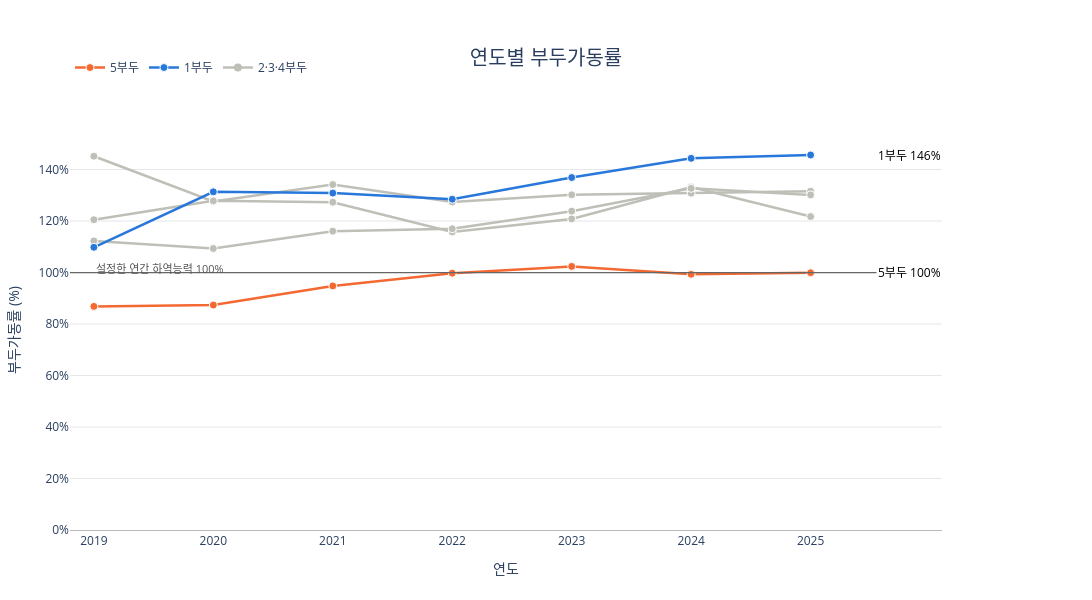

Notebook cell for this chart:
### Markdown cell above
# 1부두는 신항 1~5부두 중 가장 여유가 없다

### Code cell
import pandas as pd
import plotly.graph_objects as go

# ======================================
# 1. 기본 설정
# ======================================

DATA_PATH = r"C:\work\Final_Project\data\port_month.csv"

START_YEAR = 2019
END_YEAR = 2025

# 연간 하역능력 참고값 (TEU/년)
# 모든 연도에 동일하게 적용
annual_capacity = pd.Series({
    "1": 2_090_000,
    "2": 3_790_000,
    "3": 2_310_000,
    "4": 1_930_000,
    "5": 2_440_000
})

# ======================================
# 2. 월별 처리량 불러오기
# ======================================

df = pd.read_csv(DATA_PATH, encoding="cp949")
df.columns = df.columns.str.strip()

df["기준년도"] = pd.to_numeric(
    df["기준년도"], errors="coerce"
)

df["월"] = pd.to_numeric(
    df["월"], errors="coerce"
)

df = df.loc[
    df["기준년도"].between(START_YEAR, END_YEAR)
].copy()

if df.empty:
    raise ValueError("선택한 기간에 해당하는 자료가 없습니다.")

if df.duplicated(["기준년도", "월"]).any():
    raise ValueError("동일 연도·월의 중복 기록이 있습니다.")

if not df["단위"].astype(str).str.strip().eq("천TEU").all():
    raise ValueError("처리량 단위가 천TEU인지 확인하세요.")

years = list(range(START_YEAR, END_YEAR + 1))

# 연도별 12개월 자료 확인
month_counts = (
    df.groupby("기준년도")["월"]
    .nunique()
    .reindex(years, fill_value=0)
)

if not month_counts.eq(12).all():
    raise ValueError("12개월 자료가 없는 연도가 있습니다.")

columns = [
    f"신항{x}부두"
    for x in annual_capacity.index
]

for col in columns:
    df[col] = pd.to_numeric(
        df[col].astype(str).str.replace(",", ""),
        errors="coerce"
    )

# ======================================
# 3. 연간 처리량 계산
# ======================================

# 월별 천TEU -> 연간 TEU
annual_teu = (
    df.groupby("기준년도")[columns]
    .sum(min_count=12)
    .reindex(years)
    * 1000
)

if annual_teu.isna().any().any():
    raise ValueError("처리량에 누락된 값이 있습니다.")

annual_teu.columns = annual_capacity.index

# ======================================
# 4. 연간 부두가동률 계산
# ======================================

annual_rate = (
    annual_teu.div(
        annual_capacity,
        axis="columns"
    ) * 100
)

print("\n[2019~2025년 연도별 부두가동률]")
print(annual_rate.round(2).to_string())

# ======================================
# 5. Plotly 라인그래프
# ======================================

colors = {
    "1": "#2878DC",
    "2": "#BEBFB6",
    "3": "#BEBFB6",
    "4": "#BEBFB6",
    "5": "#F46932"
}

fig = go.Figure()

# 2·3·4·5·1부두 순서로 그리기
for terminal in ["2", "3", "4", "5", "1"]:

    fig.add_trace(
        go.Scatter(
            x=annual_rate.index,
            y=annual_rate[terminal],

            mode="lines+markers",

            name=f"{terminal}부두",

            line=dict(
                color=colors[terminal],
                width=2.5
            ),

            marker=dict(
                size=8,
                color=colors[terminal],
                line=dict(
                    color="white",
                    width=1
                )
            ),

            hovertemplate=(
                "연도: %{x}년<br>"
                f"부두: {terminal}부두<br>"
                "부두가동률: %{y:.2f}%"
                "<extra></extra>"
            ),

            showlegend=(terminal in ["1", "5"])
        )
    )

# 회색 부두 범례 하나로 표시
fig.add_trace(
    go.Scatter(
        x=[None],
        y=[None],
        mode="lines+markers",
        name="2·3·4부두",
        line=dict(
            color="#BEBFB6",
            width=2.5
        ),
        marker=dict(size=8)
    )
)

# ======================================
# 6. 100% 기준선
# ======================================

fig.add_hline(
    y=100,
    line_color="#666666",
    line_width=1.2
)

fig.add_annotation(
    x=START_YEAR,
    y=101.5,
    text="설정한 연간 하역능력 100%",
    showarrow=False,
    xanchor="left",
    font=dict(
        size=11,
        color="#555555"
    )
)

# ======================================
# 7. 마지막 연도 값 표시
# ======================================

for terminal in ["1", "5"]:

    value = annual_rate.loc[END_YEAR, terminal]

    fig.add_annotation(
        x=END_YEAR,
        y=value,

        text=f"{terminal}부두 {value:.0f}%",

        showarrow=False,

        xshift=65,

        xanchor="left",

        font=dict(
            size=12,
            color="black"
        ),

        bgcolor="white"
    )

# ======================================
# 8. 그래프 디자인
# ======================================

fig.update_layout(

    title=dict(
        text="연도별 부두가동률",
        x=0.5,
        xanchor="center",
        font=dict(size=20)
    ),

    xaxis=dict(
        title="연도",
        tickmode="array",
        tickvals=years,
        range=[
            START_YEAR - 0.2,
            END_YEAR + 1.1
        ],
        showgrid=False,
        showline=True,
        linecolor="#BBBBBB"
    ),

    yaxis=dict(
        title="부두가동률 (%)",
        ticksuffix="%",
        rangemode="tozero",
        showgrid=True,
        gridcolor="#E5E7EB",
        zeroline=False
    ),

    template="plotly_white",

    width=1100,
    height=600,

    hovermode="x unified",

    legend=dict(
        title="",
        orientation="h",
        x=0,
        y=1.12,
        xanchor="left",
        yanchor="bottom"
    ),

    margin=dict(
        t=130,
        b=70,
        l=70,
        r=150
    )
)

# ======================================
# 9. PyCharm 노트북 내부 출력
# ======================================

fig.show()

### Figure 1 — Plotly figure (JSON) as saved in the notebook; plotly's stock layout.template omitted (floating-point values rounded to 4 significant figures)
{"data": [{"hovertemplate": "연도: %{x}년<br>부두: 2부두<br>부두가동률: %{y:.2f}%<extra></extra>", "line": {"color": "#BEBFB6", "width": 2.5}, "marker": {"color": "#BEBFB6", "line": {"color": "white", "width": 1}, "size": 8}, "mode": "lines+markers", "name": "2부두", "showlegend": false, "x": [2019, 2020, 2021, 2022, 2023, 2024, 2025], "y": [145.2, 127.6, 134.2, 127.4, 130.2, 130.8, 131.6], "type": "scatter"}, {"hovertemplate": "연도: %{x}년<br>부두: 3부두<br>부두가동률: %{y:.2f}%<extra></extra>", "line": {"color": "#BEBFB6", "width": 2.5}, "marker": {"color": "#BEBFB6", "line": {"color": "white", "width": 1}, "size": 8}, "mode": "lines+markers", "name": "3부두", "showlegend": false, "x": [2019, 2020, 2021, 2022, 2023, 2024, 2025], "y": [120.5, 127.8, 127.3, 115.8, 120.8, 133.2, 121.7], "type": "scatter"}, {"hovertemplate": "연도: %{x}년<br>부두: 4부두<br>부두가동률: %{y:.2f}%<extra></extra>", "line": {"color": "#BEBFB6", "width": 2.5}, "marker": {"color": "#BEBFB6", "line": {"color": "white", "width": 1}, "size": 8}, "mode": "lines+markers", "name": "4부두", "showlegend": false, "x": [2019, 2020, 2021, 2022, 2023, 2024, 2025], "y": [112.3, 109.3, 116.1, 117.0, 123.8, 132.7, 130.2], "type": "scatter"}, {"hovertemplate": "연도: %{x}년<br>부두: 5부두<br>부두가동률: %{y:.2f}%<extra></extra>", "line": {"color": "#F46932", "width": 2.5}, "marker": {"color": "#F46932", "line": {"color": "white", "width": 1}, "size": 8}, "mode": "lines+markers", "name": "5부두", "showlegend": true, "x": [2019, 2020, 2021, 2022, 2023, 2024, 2025], "y": [86.84, 87.38, 94.8, 99.75, 102.4, 99.3, 99.92], "type": "scatter"}, {"hovertemplate": "연도: %{x}년<br>부두: 1부두<br>부두가동률: %{y:.2f}%<extra></extra>", "line": {"color": "#2878DC", "width": 2.5}, "marker": {"color": "#2878DC", "line": {"color": "white", "width": 1}, "size": 8}, "mode": "lines+markers", "name": "1부두", "showlegend": true, "x": [2019, 2020, 2021, 2022, 2023, 2024, 2025], "y": [109.8, 131.3, 130.9, 128.5, 136.9, 144.4, 145.6], "type": "scatter"}, {"line": {"color": "#BEBFB6", "width": 2.5}, "marker": {"size": 8}, "mode": "lines+markers", "name": "2·3·4부두", "x": [null], "y": [null], "type": "scatter"}], "layout": {"shapes": [{"line": {"color": "#666666", "width": 1.2}, "type": "line", "x0": 0, "x1": 1, "xref": "x domain", "y0": 100, "y1": 100, "yref": "y"}], "annotations": [{"font": {"color": "#555555", "size": 11}, "showarrow": false, "text": "설정한 연간 하역능력 100%", "x": 2019, "xanchor": "left", "y": 101.5}, {"bgcolor": "white", "font": {"color": "black", "size": 12}, "showarrow": false, "text": "1부두 146%", "x": 2025, "xanchor": "left", "xshift": 65, "y": 145.6}, {"bgcolor": "white", "font": {"color": "black", "size": 12}, "showarrow": false, "text": "5부두 100%", "x": 2025, "xanchor": "left", "xshift": 65, "y": 99.92}], "title": {"font": {"size": 20}, "text": "연도별 부두가동률", "x": 0.5, "xanchor": "center"}, "xaxis": {"title": {"text": "연도"}, "tickmode": "array", "tickvals": [2019, 2020, 2021, 2022, 2023, 2024, 2025], "range": [2019.0, 2026.0], "showgrid": false, "showline": true, "linecolor": "#BBBBBB"}, "yaxis": {"title": {"text": "부두가동률 (%)"}, "ticksuffix": "%", "rangemode": "tozero", "showgrid": true, "gridcolor": "#E5E7EB", "zeroline": false}, "legend": {"title": {"text": ""}, "orientation": "h", "x": 0, "y": 1.12, "xanchor": "left", "yanchor": "bottom"}, "margin": {"t": 130, "b": 70, "l": 70, "r": 150}, "width": 1100, "height": 600, "hovermode": "x unified"}}
